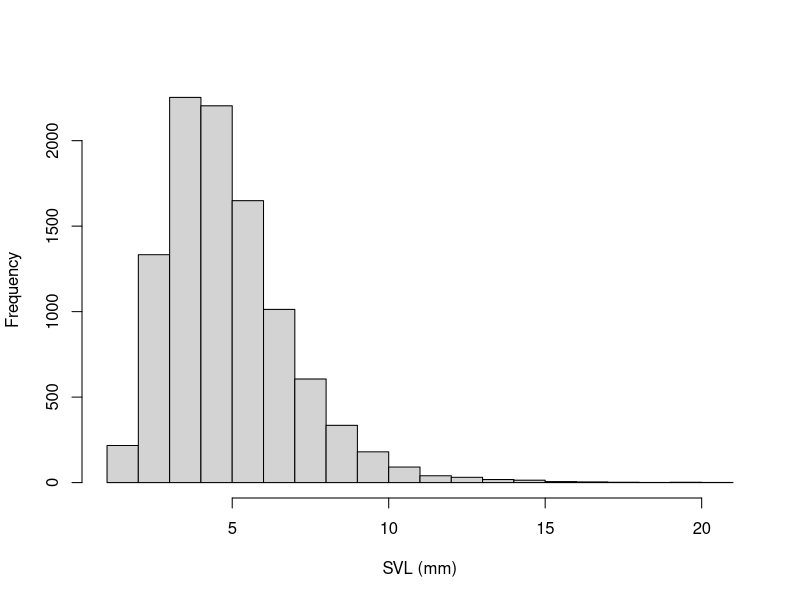
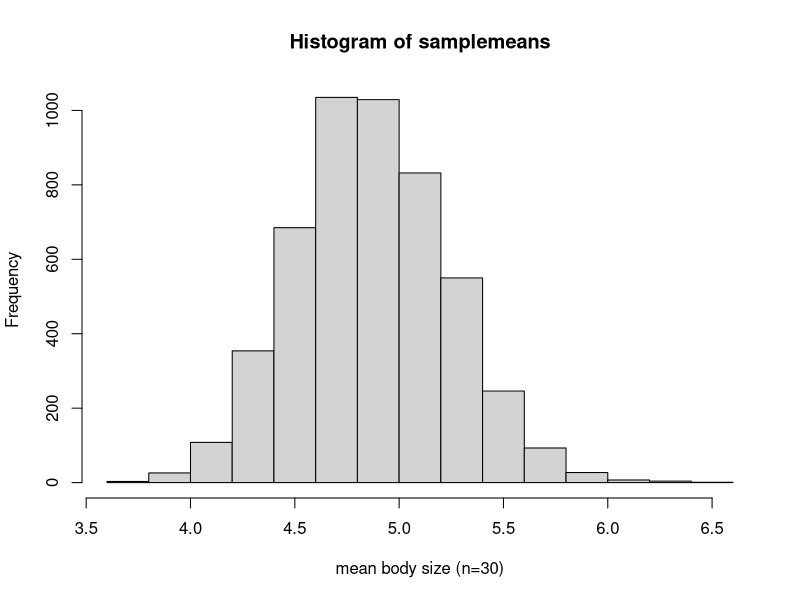
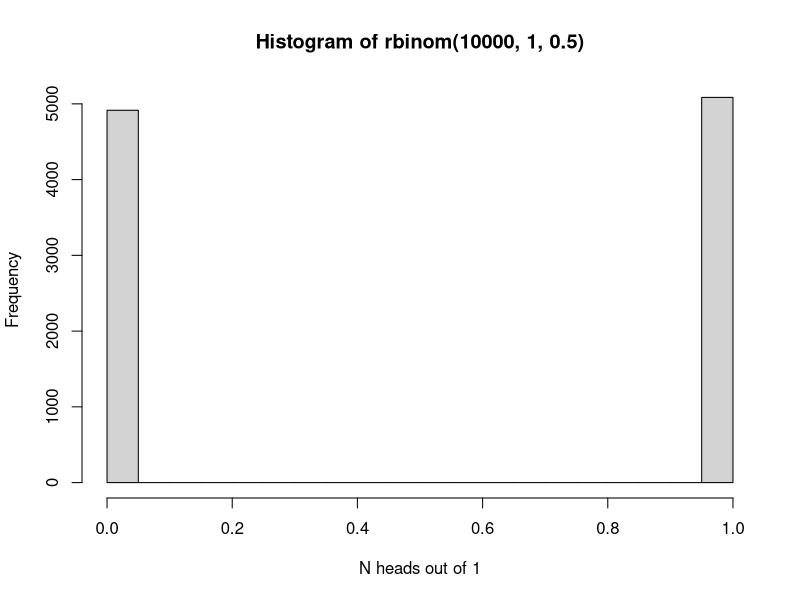
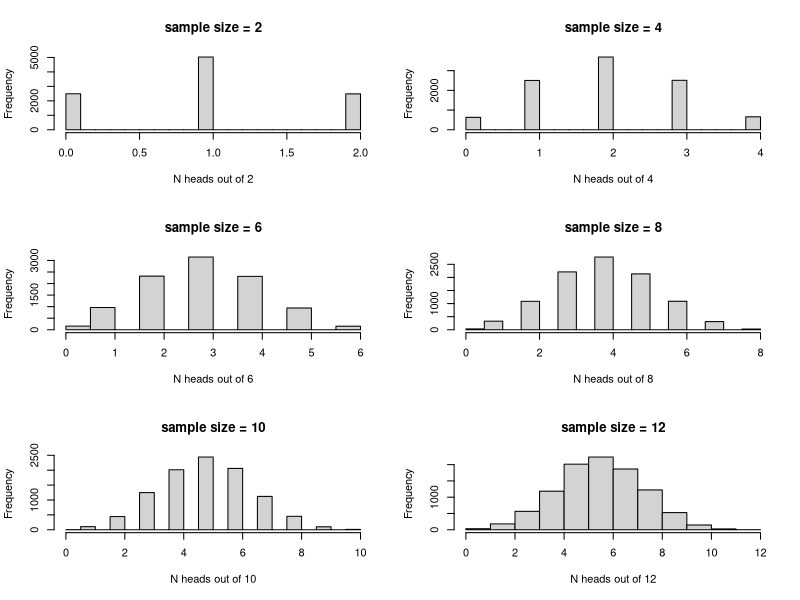
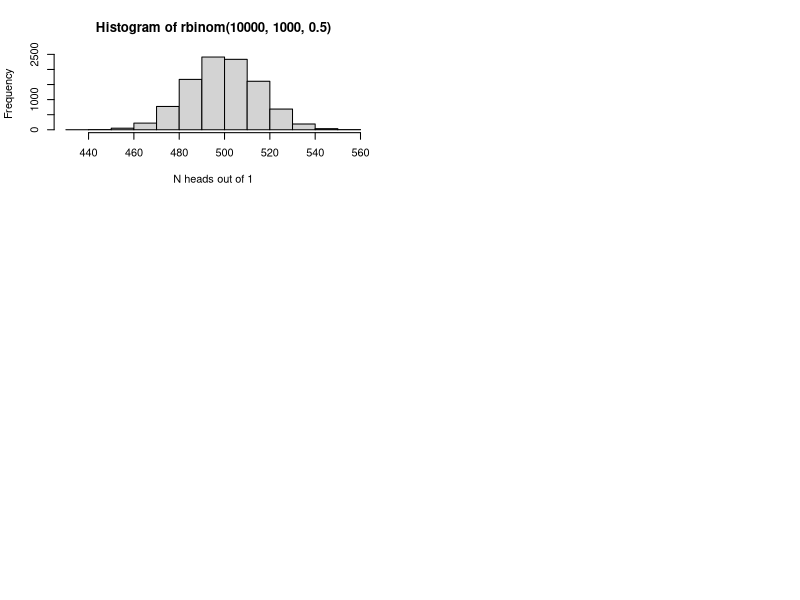
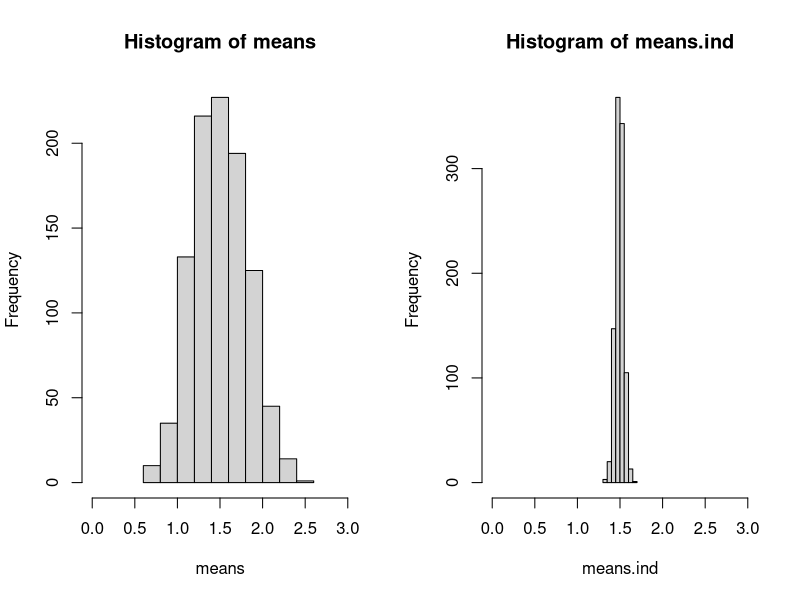
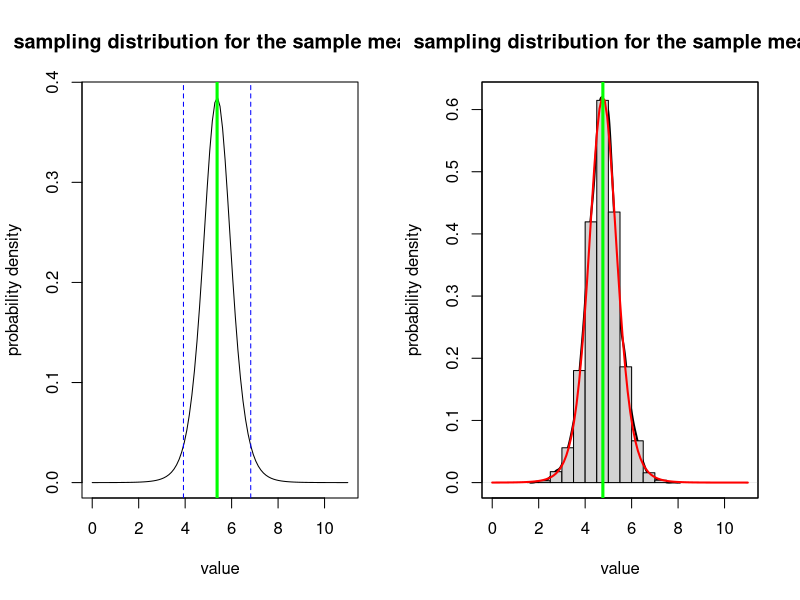
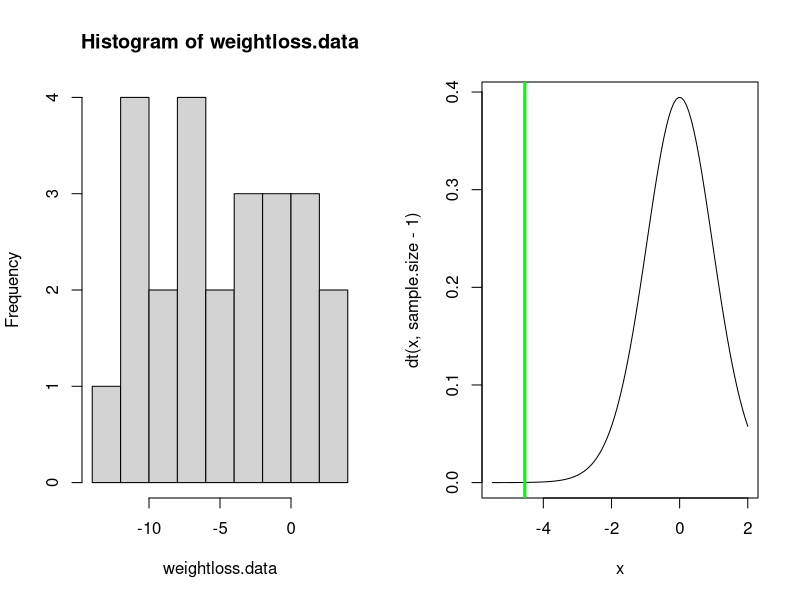

Generate these figures, in order, with R:
## ---- chunk 1

knitr::opts_chunk$set(echo = TRUE, cache = TRUE)

## ---- chunk 2

############################################################
####                                                    ####  
####  NRES 710, Lecture 1                               ####
####                                                    ####
####  Kevin Shoemaker                                   #### 
####  University of Nevada, Reno                        ####
####                                                    #### 
############################################################


############################################################
####  Basic Concepts of Probability and statistics      ####
############################################################


## ---- chunk 3

#### ALL FROGS IN CA

allfrogs.bodysize <- rlnorm(10000,1.5,0.4)        # statistical 'population'
hist(allfrogs.bodysize,main="",xlab="SVL (mm)")   # plot out histogram

truemean_SVL <- mean(allfrogs.bodysize)           # the 'parameter'
truemean_SVL 

## ---- chunk 4

mysample <- sample(allfrogs.bodysize,10)    # take sample of size 10 (10 frogs measured)
mean(mysample)   # compute the sample mean


## ---- chunk 5

mysample <- sample(allfrogs.bodysize,20)    # take sample of size 20 (20 frogs measured)
mean(mysample)   # compute the sample mean


## ---- chunk 6

lotsofsamples <- list()

for(s in 1:5000){
  lotsofsamples[[paste0("sample",s)]] <- sample(allfrogs.bodysize,30)    # take sample of size 30 (20 frogs measured)
}

lotsofsamples$sample1
lotsofsamples$sample99
lotsofsamples$sample732

## ---- chunk 7

samplemeans <- sapply(lotsofsamples,mean)

hist(samplemeans,xlab="mean body size (n=30)")

## ---- chunk 8

hist(rbinom(10000,1,.5),xlab="N heads out of 1")

## ---- chunk 9
par(mfrow=c(3,2))
for(i in seq(2,12,2)){
   hist(rbinom(10000,i,.5),main=paste0("sample size = ",i),xlab=sprintf("N heads out of %s",i)) 
}

## ---- chunk 10

hist(rbinom(10000,1000,.5),xlab="N heads out of 1")

## ---- chunk 11

# pseudoreplication demonstration

meansize.allfrogs <- 1.5    # population mean 
sdsize.allfrogs <- 0.5     # population sd
sdsize.amongpond <- 0.44   # standard deviation among ponds 

nponds <- 5000   # total number of ponds in the population
nfrogs.perpond <- 1000    # 1000 frogs in each pond


## ---- chunk 12

pondmeans <- rnorm(nponds,meansize.allfrogs,sdsize.amongpond)
 # hist(pondmeans)
allfrogs <- sapply(pondmeans, function(t) rnorm(nfrogs.perpond,t,sqrt(sdsize.allfrogs^2-sdsize.amongpond^2)) )
rownames(allfrogs) <- paste0("frog",1:(nfrogs.perpond))
colnames(allfrogs) <- paste0("pond",1:nponds)

  # confirm that population mean and standard deviation are as specified
sd(allfrogs)
mean(allfrogs)

## ---- chunk 13

nponds.sampled <- 2
nsamp.perpond <- 50 

ponds.sampled <- sample(1:nponds,nponds.sampled)
frogs.sampled <- replicate(nponds.sampled,sample(1:nfrogs.perpond,nsamp.perpond))

thissamp <- sapply(1:nponds.sampled,function(t) allfrogs[frogs.sampled[,t],ponds.sampled[t]])
rownames(thissamp) <- paste0("frog",1:(nsamp.perpond))
colnames(thissamp) <- paste0("pond",1:nponds.sampled)

head(thissamp)

## ---- chunk 14

test <- t.test(as.vector(thissamp),mu=1.5,alternative="greater")
test

## ---- chunk 15

means <- numeric(1000)
means.ind <- numeric(1000)

ttest <- numeric(1000)
ttest.ind <- numeric(1000)

for(scenario in 1:1000){
  ponds.sampled <- sample(1:nponds,nponds.sampled)
  frogs.sampled <- replicate(nponds.sampled,sample(1:nfrogs.perpond,nsamp.perpond))
  
  thissamp <- sapply(1:nponds.sampled,function(t) allfrogs[frogs.sampled[,t],ponds.sampled[t]])
  thissamp.ind <- matrix(sample(allfrogs,nsamp.perpond*nponds.sampled),ncol=nponds.sampled)
  
  means[scenario] <- mean(thissamp)
  means.ind[scenario] <- mean(thissamp.ind)
  
  test <- t.test(as.vector(thissamp),mu=1.5,alternative="greater")
  test.ind <- t.test(as.vector(thissamp.ind),mu=1.5,alternative="greater")
  
  ttest[scenario] <- test$p.value
  ttest.ind[scenario] <- test.ind$p.value
  
}



## ---- chunk 16

layout(matrix(1:2,nrow=1))
hist(means,xlim=c(0,3))
hist(means.ind,xlim=c(0,3))

length(which(ttest<0.05))/1000

length(which(ttest.ind<0.05))/1000

## ---- chunk 17

#######
# Sampling distribution: the sample mean

mysample <- c(4.1,3.5,3.7,6.6,8.0,5.4,7.3,4.4)
mysample
n <- length(mysample)    # sample size
sample.mean <- mean(mysample)  # sample mean
sample.stdev <- sd(mysample)   # sample standard deviation (r uses denominator of n-1 by default!)
std.error <- sample.stdev/sqrt(n) 

std.error 

## ---- chunk 18

sampdist <- function(x){dt((x-sample.mean)/std.error,n-1)}
curve(sampdist,0,11,ylab="probability density",xlab="value",main="sampling distribution for the sample mean!")
abline(v=sample.mean,col="green",lwd=3)
confint <- c(sample.mean+std.error*qt(0.025,n-1),sample.mean+std.error*qt(0.975,n-1))
abline(v=confint,col="blue",lty=2)

## ---- chunk 19

#######
# Sampling distribution: the sample mean #2 (brute force simulation version)

mysample <- c(4.1,1.5,3.7,6.6,8.0,4.5,5.3,4.4)
mysample
n <- length(mysample)    # sample size
sample.mean <- mean(mysample)  # sample mean
sample.stdev <- sd(mysample)   # sample standard deviation (r uses denominator of n-1 by default!)

simulated.samples <- list()
for(s in 1:10000){
  sd1 <- sqrt(sum((sample(mysample,length(mysample)-1,replace = T)-sample.mean)^2)/(length(mysample)-2))  # account for unknown standard deviation
  simulated.samples[[paste0("sample ",s)]] <- rnorm(n,sample.mean,sd1)
}
sampling.distribution <- sapply(simulated.samples,mean)

plot(density(sampling.distribution),xlim=c(0,11),ylab="probability density",xlab="value",main="sampling distribution for the sample mean!",lwd=2)    # plot the brute-force sampling distribution
hist(sampling.distribution,add=T,freq=F)
par(new=T)
curve(sampdist,0,11,xlim=c(0,11),xaxt="n",yaxt="n",xlab="",ylab="",col="red",lwd=2)  # official sampling distribution
abline(v=sample.mean,col="green",lwd=3)



## ---- chunk 20

## Paired t-test example:

weightloss.data <- c(-10.4,-11.6,3.9,1.5,-0.3,-3.5 -10.0,-6.7,-6.1,-2.4,-6.0,2.3,0.1,-4.1,-3.2, -11.3,-3.2,-9.3,-7.5,-5.7,-0.1,0.0,-9.8,1.0,-11.9)
hist(weightloss.data,breaks=7)
mean.weightloss <- mean(weightloss.data)
null.weightloss <- 0
stdev.weightloss <- sd(weightloss.data)
sample.size <- length(weightloss.data)
std.error <- stdev.weightloss/sqrt(sample.size)

t.statistic <- (mean.weightloss-null.weightloss)/std.error
t.statistic

curve(dt(x,sample.size-1),-5.5,2)
abline(v=t.statistic,col="green",lwd=3)

t.crit <- qt(0.05,sample.size-1)    # 'critical value' of the t statistic- you can reject the null if your value is more extreme than this!

p=pt(t.statistic,sample.size-1)    # p value
p    # this is the p value


####### Alternative: use R's built in t test

t.test(weightloss.data,alternative = "less")   # should get the same p=value!

## ---- chunk 21

### confidence interval for weight loss data

# summary(weightloss.data)
# 
# mean.weightloss    # mean weight loss
# std.error          # standard error of weight loss

curve(dt(x,sample.size),-4,4,xaxt="n",xlab="weight loss",ylab="probability density")
axis(1,at=seq(-4,4,2),labels = round(mean.weightloss+std.error*seq(-4,4,2),1) )
abline(v=0,col="blue",lwd=3)

t.crit <- qt(0.975,sample.size-1)    # for 95% confidence interval

abline(v=-1*t.crit,col="red",lty=2)
abline(v=1*t.crit,col="red",lty=2)

lower.bound <- mean.weightloss - t.crit*std.error
upper.bound <- mean.weightloss + t.crit*std.error

lower.bound

upper.bound

## ---- chunk 22

## Chi squared goodness-of-fit example

birthdays.bymonth <- c(40,23,33,39,28,29,45,31,22,34,44,20)
months <- c("Jan","Feb","Mar","Apr","May","Jun","Jul","Aug","Sep","Oct","Nov","Dec")
names(birthdays.bymonth) <- months

sample.size <- sum(birthdays.bymonth)
k = length(birthdays.bymonth)   # number of categories (months)
exp.birthdays.bymonth <- sample.size*rep(1/k,times=k)   # compute the expected number under the null hypothesis.

Chisq.stat <- sum((birthdays.bymonth-exp.birthdays.bymonth)^2/exp.birthdays.bymonth)
Chisq.stat


## View the summary statistic along with its sampling distribution under the null hypothesis

curve(dchisq(x,k-1),0,75)
abline(v=Chisq.stat,col="green",lwd=3)

p <- 1-pchisq(Chisq.stat,k-1)
p


### use R's built in chi squared function

chisq.test(birthdays.bymonth)     # should get the same p value!


## ---- chunk 23

## Z test  (Ben Sullivan example)

df <- read.csv("GSW_height.csv")
GSWheight <- df$Height
GSWheight
mean.gsw <- mean(GSWheight)
sd.gsw <- sd(GSWheight) 
sd.pop <- 4
mean.pop <- 79
n <- length(GSWheight)
s.e. <- sd.pop/sqrt(n)

null.height <- mean.pop   # null: GSW are sampled randomly from the pool of all NBA players. They are not fundamentally different!

z.statistic <- (mean.gsw-null.height)/s.e.
z.statistic

curve(dnorm(x),-3,3)    # we assume that the z statistic is normally distributed- standard normal!
abline(v=z.statistic,col="green",lwd=3)

p <- 1-pnorm(z.statistic)    # is the p value enough evidence to tell you that GSW players are taller than the NBA average??
p       

pnorm(z.statistic)

## ---- chunk 24

#################
# Discrete probability distributions

mean <- 5
rpois(10,mean)    # note: the random numbers sampled from this distribution have no decimal component

             # plot discrete probabilities of getting particular outcomes!
xvals <- seq(0,15,1)
probs <- dpois(xvals,lambda=mean)
names(probs) <- xvals
               
barplot(probs,ylab="Probability Mass",main="Poisson distribution (discrete)")

barplot(cumsum(probs),ylab="Cumulative Probability",main="Poisson distribution (discrete)")   # cumulative distribution

sum(probs)   # just to make sure it sums to 1!  Does it???

## ---- chunk 25

#########
# continuous distributions

shape1 = 0.5
shape2 = 0.5

rbeta(10,shape1,shape2)   # generate 10 random numbers from a continuous distribution

curve(dbeta(x,shape1,shape2),ylab="probability density",xlab="possibilities")   # probability density function (PDF)

curve(pbeta(x,shape1,shape2),ylab="cumulative probability",xlab="possibilities")   # cumulative distribution

integrate(f=dbeta,lower=0,upper=1,shape1=shape1,shape2=shape2)    # just to make sure it integrates to 1!!

## ---- chunk 26

# random number generators

rnorm(10)    # generate 10 random numbers from a standard normal distribution
rnorm(5,25,5)  # generate 5 random numbers from a normal distribution with mean=25 and sd=5
rpois(8,18)  # generate 8 random numbers from a poisson distribution with mean=18

## ---- chunk 27

## probability density function example 

curve(dt(x,8),-4,4,xlab="possibilities",ylab='relative probability (prob density)')

## ---- chunk 28

## probability mass function example 

x <- barplot(sapply(0:10,function(t) dpois(t,2)),xlab="possibilities",ylab='probability')
axis(1,at=x,labels=0:10)

## ---- chunk 29

## cumulative distribution function  

    # for continuous distribution
curve(pt(x,df=8),-4,4,xlab="possibilities",ylab='cumulative probability')

    # for discrete distribution
x <- barplot(sapply(0:10,function(t) ppois(t,2)),xlab="possibilities",ylab='cumulative probability')
axis(1,at=x,labels=0:10)

## ---- chunk 30

## quantile function  

    # for continuous distribution
curve(qt(x,df=8),0,1,xlab="cumulative probability",ylab='quantile')

    # for discrete distribution
curve(qpois(x,4),0,1,xlab="cumulative probability",ylab='quantile')

## ---- chunk 31

##########
# Binomial

size <- 10
prob <- 0.3
rbinom(10,size,prob)

xvals <- seq(0,size,1)
probs <- dbinom(xvals,size,prob)
names(probs) <- xvals
               
barplot(probs,ylab="Probability",main="Binomial distribution")

barplot(cumsum(probs),ylab="Cumulative Probability",main="Binomial distribution")   # cumulative distribution

sum(probs)   # just to make sure it sums to 1!  Does it???

## ---- chunk 32

#########
# Gaussian (normal)

mean = 7.1
stdev = 1.9

rnorm(10,mean,stdev)

curve(dnorm(x,mean,stdev),0,15)   # probability density

curve(pnorm(x,mean,stdev),0,15)   # cumulative distribution

integrate(f=dnorm,lower=-Inf,upper=Inf,mean=mean,sd=stdev)    # just to make sure it integrates to 1!!


## ---- chunk 33

#########
# t distribution

df = 6

rt(10,df)     # random numbers from the t distribution

curve(dt(x,df),-4,4)   # probability density

curve(pt(x,df),-4,4)   # cumulative distribution

integrate(f=dt,lower=-Inf,upper=Inf,df=df)    # just to make sure it integrates to 1!!


## ---- chunk 34

#########
# Chi-squared distribution

df = 6

rchisq(10,df)     # random numbers from the chi squared distribution

curve(dchisq(x,df),0,15)   # probability density

curve(pchisq(x,df),0,15)   # cumulative distribution

integrate(f=dchisq,lower=0,upper=Inf,df=df)    # just to make sure it integrates to 1!!


